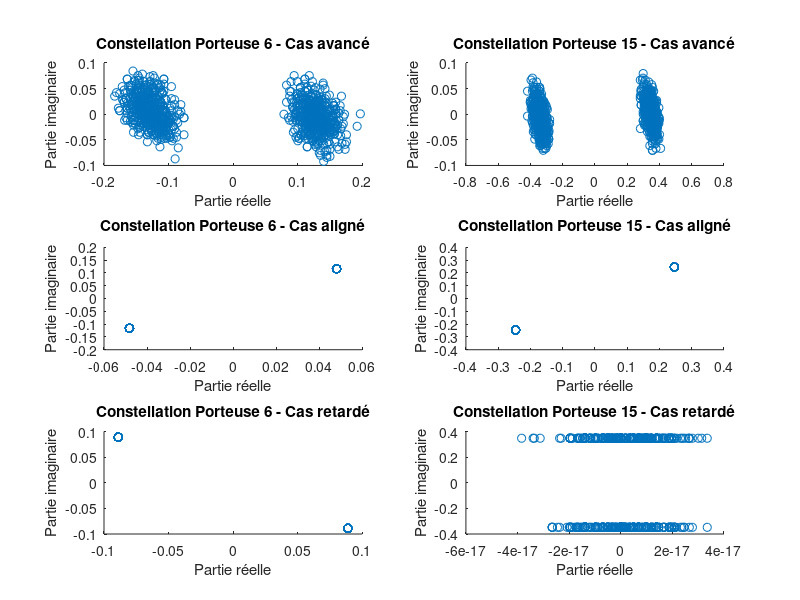

This chart was generated by the following MATLAB code:
clear all;
close all;

% Paramètres de base
N = 16; % Nombre de porteuses
nb_bits = 1000; 
taille_garde_min = 2; 
taille_garde = 3 * taille_garde_min; 
h = [0.407, 0.815, 0.407]; 

% Génération des données
S = zeros(N, nb_bits);
for i = 1:N
    S(i, :) = randi([0 1], 1, nb_bits) * 2 - 1; % Mapping BPSK
end

% Génération du signal OFDM avec préfixe cyclique
Xe = ifft(S, N);
intervalle = Xe(N - taille_garde + 1:end, :);
Xe = [intervalle; Xe];
SignalEmission = reshape(Xe, 1, nb_bits * (N + taille_garde));

% Passage dans le canal
SignalSortieCanal = filter(h, 1, SignalEmission);

% Simulations des cas de synchronisation
cas = {'avancé', 'aligné', 'retardé'};
decalages = [-1, 0, 1]; % En échantillons
figure;

for i = 1:3
    % Décalage avec validation
    decalage_actuel = mod(decalages(i), length(SignalSortieCanal));
    SignalSynchronise = circshift(SignalSortieCanal, decalage_actuel);

    % Restructuration et extraction de la période utile
    Y_reshape = reshape(SignalSynchronise, N + taille_garde, []);
    if size(Y_reshape, 1) >= taille_garde + N 
        Xs = Y_reshape(taille_garde + 1:N + taille_garde, :); % Période utile
    else
        error('Problème dans l''extraction de la période utile');
    end

    % Démodulation 
    disp(['Valeurs de Xs (Cas ', cas{i}, '):']);
    disp(Xs(:, 1:5)); 

    Y_recep = fft(Xs, N);
    Y_recep = Y_recep / sqrt(N); 

    % Constellations pour les porteuses 6 et 15
    porteuse6 = Y_recep(6, :);
    porteuse15 = Y_recep(15, :);

    % Affichage
    subplot(3, 2, 2 * i - 1);
    scatter(real(porteuse6), imag(porteuse6));
    title(['Constellation Porteuse 6 - Cas ', cas{i}]);
    xlabel('Partie réelle');
    ylabel('Partie imaginaire');

    subplot(3, 2, 2 * i);
    scatter(real(porteuse15), imag(porteuse15));
    title(['Constellation Porteuse 15 - Cas ', cas{i}]);
    xlabel('Partie réelle');
    ylabel('Partie imaginaire');
end
